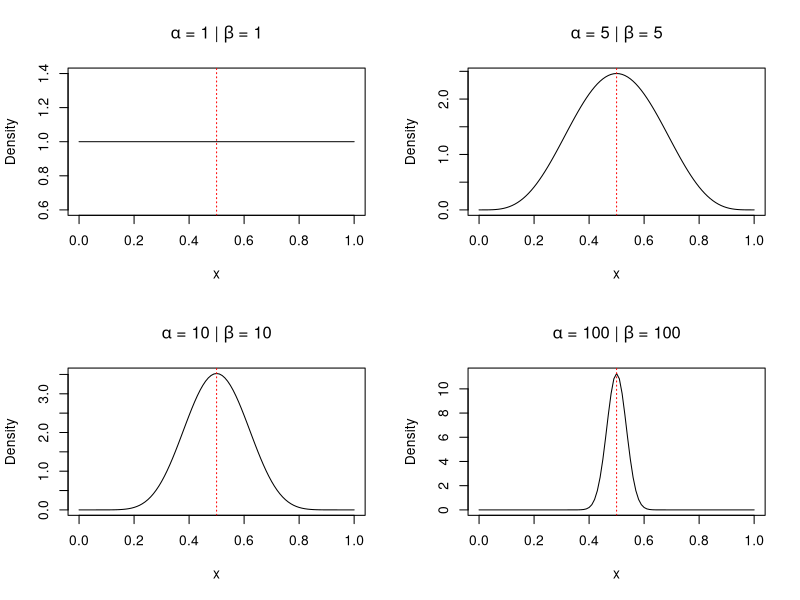
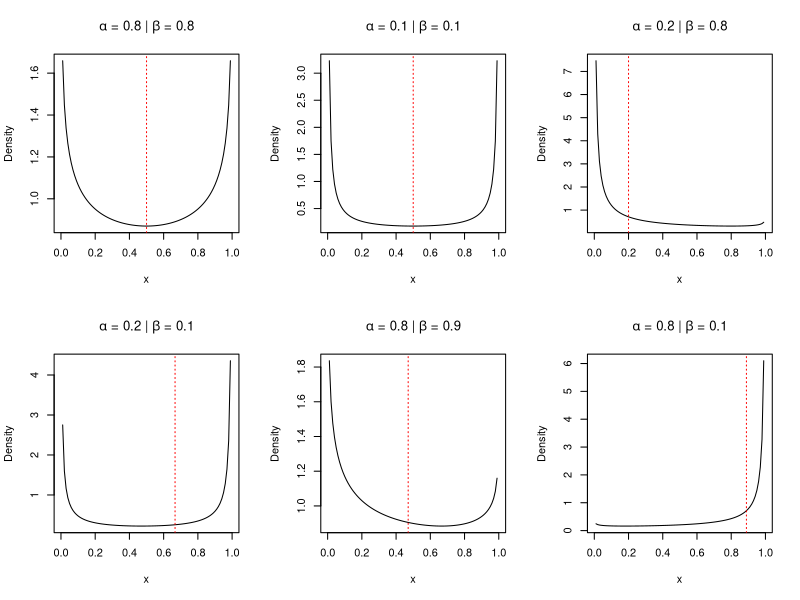

Recreate these plots in R, in order. (Note: this script raises an error after producing the figures.)
## Bayesian stats 2 - prior ----

rm(list=ls())
# setwd("Documents/CMEECourseWork/bayesian/code")


# Lecture ----

Beta_func <- function(a,b) {
    curve(dbeta(x, shape1=a, shape2=b), from=0, to=1,
          main=bquote(paste(alpha, " = ", .(a), " | ", beta, " = ", .(b), sep="")),
          ylab="Density")
    abline(v=a/(a+b),col="red",lty=3)
}

## symmetrical beta
a <- b <- c(1,5,10,100)
par(mfrow=c(2,2))
for(i in 1:length(a)) {
    Beta_func(a=a[i], b=b[i])
}

## U shape
a <- c(0.8, 0.1, 0.2, 0.2, 0.8, 0.8)
b <- c(0.8, 0.1, 0.8, 0.1, 0.9, 0.1)
par(mfrow=c(2,3))
for(i in 1:length(a)) {
    Beta_func(a=a[i], b=b[i])
}

## n shape  - fill in later from lecture slides
a <- c(1, 50, 2, )



# Prior, likelihood, unnormalised posterior, and posterior - practical ----

rm(list=ls())

# _**SCENARIO - part 1**
#     Your data will be now an alignment 12s RNA gene sequences from human and orangutan. 
# You have checked this alignment and you know that there are a total of $n = 948$ nucleotides.
# When you compare the two sequences, you can count the differences to estimate how closely related they are. In total, you observe $x = 90$ differences.
# 
# Now, we want to be able to estimate the molecular distance, $d$, 
# between the two sequences, which will help us understand how closely related these two species are. There are different models of nucleotide substitution that we could use, but we will focus on the simplest one based on the assumption that human and orangutan are quite similar: we will use the Jukes and Cantor (JC69) model.
# 
# _**QUESTION 1**_
#     Write down the posterior distribution in a Bayesian framework (i.e., prior, likelihood, marginal likelihood). Find out what your parameter of interest is and what data you have. 

# param of interest = substitution rate, mu, for JC69 model
# data = num differences,x / total sites,n
x = 90
n = 948


# Likelihood function under the JC69 model
L_d <- function(d, x, n){
    return( (3/4 - 3*exp(-4*d/3)/4)^x * (1/4 + 3*exp(-4*d/3)/4)^(n - x) )
}

# Prior function on my parameter of interest.
# We will assume that an exponential distribution 
# fits best and that the mean will be 0.2
prior_d <- function(d, mu){
    return( exp(-d/mu) / mu )
}


# define the unnormalised posterior
    
# Unnormalised posterior = prior x likelihood
unnorm_post <- function(d, mu, x, n) {
    return(prior_d(d=d , mu=0.2) * L_d(d=d , x=90, n=948))
}


# Use the `integrate` function to find the normalising constant C and then 
# write the function for the posterior distribution. 

marginal_likelihood <- integrate( f=Vectorize(unnorm_post), 
                                  lower=0, upper=Inf, abs.tol = 0, 
                                  mu = 0.2, x=90, n=948)
marginal_likelihood
# C = normalising constant (ie multiply by 1/marginal_likelihood (easier) == divide by marginal_likelihood)
C <- (1 / marginal_likelihood[[1]])


post_func <- function(d, mu, x, n, C) {
    return(C * unnorm_post(d, mu, x, n))
}

# compute posterior, eg
# post_func(d=0.1, mu=0.2, x=90, n=948, C=C)


## Plot the posterior and the prior together. What can you tell about your Bayesian inference?

curve(post_func(d=x, mu=0.2, x=90, n=948, C=C), from=0, to=1, ylab="Density", col="red", lty=3)
curve(prior_d(d=x, mu=0.2), add=T)
legend(x="topright", legend=c("Prior", "Posterior"), col=c("black", "red"), 
       lty=c(1,3))
# Bayesian inference successful - now have narrow CIs - have ideniifies likely 
# region of vals of d (molecular distance)


# What is the probability that your parameter of interest, $d$, is larger than 0.2?

# integrate posterior function between 0.2 and Inf -> get area under curve - 
# ie prob of d being 0.2 or above
integrate( f=Vectorize(post_func), 
           lower=0.2, upper=Inf, abs.tol = 0, 
           mu=0.2, x=90, n=948, C=C)
# v small chance!
